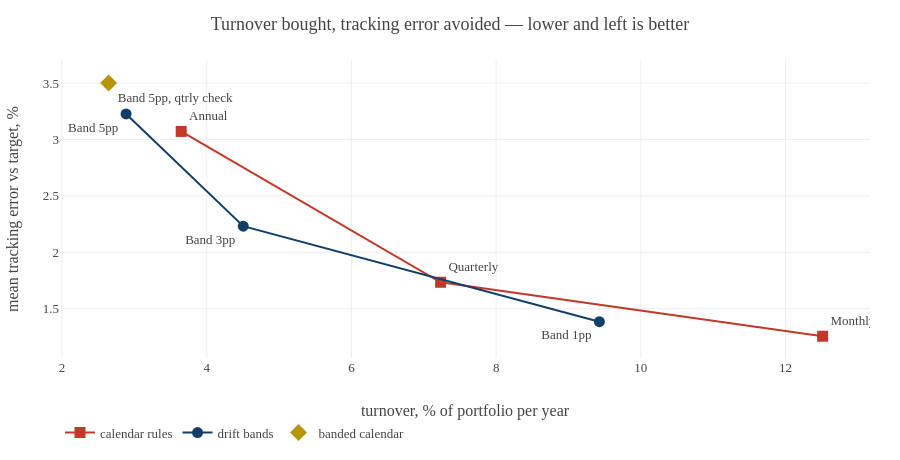

Notebook code for this chart:
### Markdown cell above
The unrebalanced portfolio won. It won because it drifted into more equity, and equity has a
higher expected return in these assumptions. It is not a better strategy; it is a *different,
riskier* portfolio, and it was compensated for the extra risk in the ordinary way.

Among the rules that actually hold the risk profile constant, the return differences are a few
basis points — noise. Rebalancing did not add return, and there was never a mechanism by which
it could.

<details>
<summary><b>Where the "rebalancing bonus" actually comes from (click to open)</b></summary>

The claim rests on the gap between the arithmetic and geometric mean. A rebalanced portfolio's
expected log return exceeds the weighted average of the constituents' expected log returns by

$$\tfrac{1}{2}\left(\sum_i w_i \sigma_i^{2} - w'\Sigma w\right)$$

which is non-negative and often called the diversification return. It is real, but it is a
**diversification** effect, not a **rebalancing** effect: it is the benefit of holding a
portfolio rather than a single asset, and an unrebalanced portfolio captures it too for as long
as its weights remain diversified.

The genuinely rebalancing-specific component requires mean reversion in relative asset prices.
Our simulated returns are independent across time by construction, so that component is exactly
zero here — which is why the measured differences are noise. In real data the evidence for it
is weak, horizon-dependent, and swamped by the drift effect above.

The honest statement: **rebalancing is a risk-control device.** It keeps the client in the
portfolio they were sold. Any return it appears to add or subtract is a consequence of the risk
it added or subtracted.
</details>

---

## 4 · The frontier

If rebalancing is about risk control, the design question becomes an efficiency question. Every
rule trades off two quantities: how closely the client tracks their target, and how much
turnover it takes to keep them there. Plot one against the other and the rules sort themselves.

### Code cell
fig = go.Figure()
cal = [r for r in ['Monthly', 'Quarterly', 'Annual']]
bnd = [r for r in ['Band 1pp', 'Band 3pp', 'Band 5pp']]

fig.add_trace(go.Scatter(x=[results[r]['turnover'] for r in cal], y=[results[r]['tracking'] for r in cal],
                         mode='lines+markers+text', name='calendar rules', text=cal, textposition='top right',
                         line=dict(color=RED, width=2), marker=dict(size=11, symbol='square'),
                         hovertemplate='%{text}<br>turnover %{x:.1f}%<br>tracking %{y:.2f}%<extra></extra>'))
fig.add_trace(go.Scatter(x=[results[r]['turnover'] for r in bnd], y=[results[r]['tracking'] for r in bnd],
                         mode='lines+markers+text', name='drift bands', text=bnd, textposition='bottom left',
                         line=dict(color=NAVY, width=2), marker=dict(size=11),
                         hovertemplate='%{text}<br>turnover %{x:.1f}%<br>tracking %{y:.2f}%<extra></extra>'))
r = 'Band 5pp, checked qtrly'
fig.add_trace(go.Scatter(x=[results[r]['turnover']], y=[results[r]['tracking']], mode='markers+text',
                         name='banded calendar', text=['Band 5pp, qtrly check'], textposition='bottom right',
                         marker=dict(size=13, color=GOLD, symbol='diamond')))
fig.update_layout(template=TEMPLATE, height=460,
                  title_text='Turnover bought, tracking error avoided — lower and left is better',
                  xaxis_title='turnover, % of portfolio per year',
                  yaxis_title='mean tracking error vs target, %',
                  legend=dict(orientation='h', y=-0.2))
fig.show()

for a, b in [('Annual', 'Band 5pp'), ('Quarterly', 'Band 3pp'), ('Monthly', 'Band 1pp')]:
    ra, rb = results[a], results[b]
    print(f"{b:<10} vs {a:<10}: turnover {rb['turnover']:.1f}% vs {ra['turnover']:.1f}%   "
          f"tracking {rb['tracking']:.2f}% vs {ra['tracking']:.2f}%   "
          f"trades {rb['trades_pa']:.1f} vs {ra['trades_pa']:.1f} p.a.")

### Figure 1 — Plotly figure (JSON) as saved in the notebook; plotly's stock layout.template omitted (floating-point values rounded to 4 significant figures)
{"data": [{"hovertemplate": "%{text}<br>turnover %{x:.1f}%<br>tracking %{y:.2f}%<extra></extra>", "line": {"color": "#C0392B", "width": 2}, "marker": {"size": 11, "symbol": "square"}, "mode": "lines+markers+text", "name": "calendar rules", "text": ["Monthly", "Quarterly", "Annual"], "textposition": "top right", "type": "scatter", "x": [12.51, 7.232, 3.647], "y": [1.256, 1.734, 3.072]}, {"hovertemplate": "%{text}<br>turnover %{x:.1f}%<br>tracking %{y:.2f}%<extra></extra>", "line": {"color": "#123F69", "width": 2}, "marker": {"size": 11}, "mode": "lines+markers+text", "name": "drift bands", "text": ["Band 1pp", "Band 3pp", "Band 5pp"], "textposition": "bottom left", "type": "scatter", "x": [9.427, 4.505, 2.885], "y": [1.385, 2.232, 3.226]}, {"marker": {"color": "#B7950B", "size": 13, "symbol": "diamond"}, "mode": "markers+text", "name": "banded calendar", "text": ["Band 5pp, qtrly check"], "textposition": "bottom right", "type": "scatter", "x": [2.644], "y": [3.501]}], "layout": {"height": 460, "legend": {"orientation": "h", "y": -0.2}, "title": {"text": "Turnover bought, tracking error avoided — lower and left is better"}, "xaxis": {"title": {"text": "turnover, % of portfolio per year"}}, "yaxis": {"title": {"text": "mean tracking error vs target, %"}}}}
